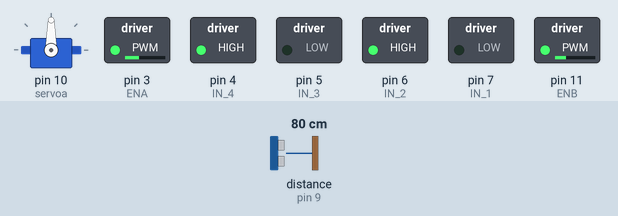
Recording of a sketch running on a simulated Arduino Uno, built with avr-gcc and run on an emulated ATmega328P. Parts: servo, switched loads named in the sketch (green lamp = pin HIGH). Wiring (inferred from the names in the program): ultrasonic range finder: trigger pin 8; echo pin 9. Dashed ring = blinking. The inputs (shaded band) are chosen by the test bench; at power-on: distance to the obstacle (sensor on pin 9) 80 cm. The echo pulse lasts 58.3 µs per cm; pins used as bus, display or sensor lines are not drawn; what the sketch prints to the serial monitor is not drawn.

Above: at 0.85 s.
1.3 s: distance to the obstacle (sensor on pin 9) set to 29 cm
4.3 s: distance to the obstacle (sensor on pin 9) set to 23 cm
At 10.17 s:
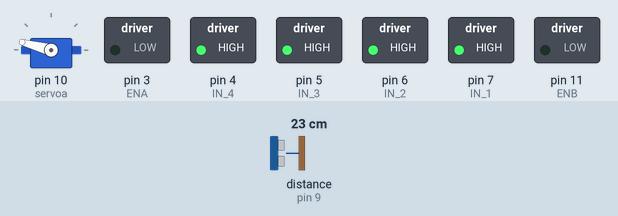
10.3 s: distance to the obstacle (sensor on pin 9) set to 2 cm
At 13.2 s:
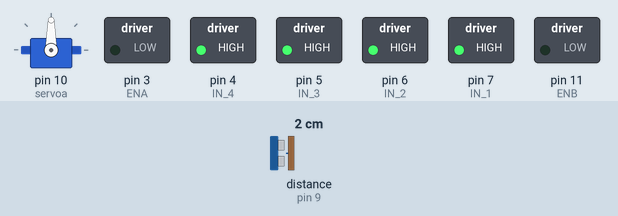
13.3 s: distance to the obstacle (sensor on pin 9) set to 26 cm
At 15.2 s:
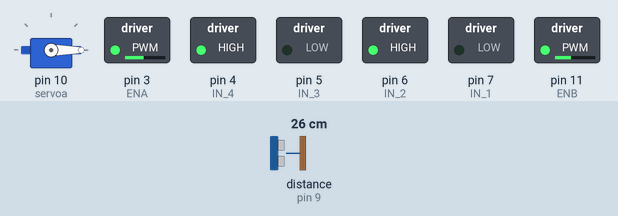
16.3 s: distance to the obstacle (sensor on pin 9) set to 4 cm
At 35.7 s:
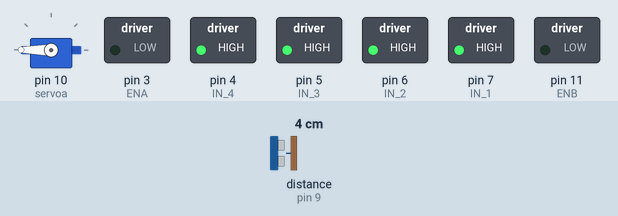
Timing chart, 0 to 39.7 s (numbered marks = the images above; inputs shaded):
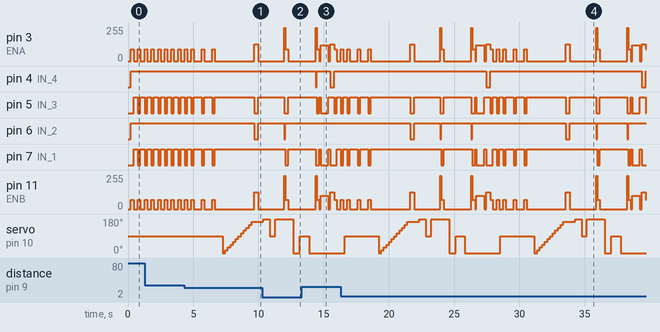

Measured:
- the behaviour switches between 26 and 25 cm on distance to the obstacle (sensor on pin 9) (found by bisection; images 0 and 1)
- after the input at 4.3 s, pin 6 (IN_2): HIGH → LOW after 5.4 s, → HIGH 0.30 s later; servo on pin 10 (servoa): 90° → 0° after 3.0 s, → 15° 0.20 s later, → 30° 0.20 s later, → 45° 0.20 s later, … (12 changes in this stretch)
- after the input at 10.3 s, pin 6 (IN_2): HIGH → LOW after 1.7 s, → HIGH 0.08 s later
- after the input at 13.3 s, pin 6 (IN_2): stays HIGH (without the input it goes to LOW after 1.1 s)
- after the input at 16.3 s, pin 4 (IN_4): alternates HIGH for 11.6 s and LOW for 0.30 s, starting after 11.1 s

The sketch:

sketch_ver_7.1.ino
```cpp
 // Підключаємо серво
#include <Servo.h>
#include <math.h>
Servo servoa;
// оголошуємо основні змінні
int pos=90;
int f4,f3;
 int cm , x;
int f5;
#define N 5
//Піни підєднання до  мотор А
int IN_1 = 7;
int IN_2 = 6;
int ENA = 3;
//Піни підєднання до  мотор В
int ENB = 11;
int IN_3 = 5;
int IN_4 = 4;
// Підключення ультразвукового сенсора
int echoPin = 9;
int trigPin = 8;
void setup()
{
  // управління драйвером
Serial.begin (9600);
pinMode(IN_1,OUTPUT);
pinMode(IN_2,OUTPUT);
pinMode(ENA,OUTPUT);
pinMode(IN_3,OUTPUT);
pinMode(IN_4,OUTPUT);
pinMode(ENB,OUTPUT);
pinMode(trigPin, OUTPUT);
pinMode(echoPin, INPUT);
servoa.attach(10);

}
//Основні функції управлення моторами
void motorAforward(int n ) {  //мотор А вперед
 digitalWrite (IN_1, LOW);
 digitalWrite (IN_2, HIGH);
 analogWrite(ENA,n);
}
  void motorBforward(int n ) { // мотор В вперед
 digitalWrite (IN_3,LOW );
 digitalWrite (IN_4, HIGH);
 analogWrite(ENB,n);
}
void motorAbackward(int n ) { // мотор А назад
 digitalWrite (IN_1, HIGH);
 digitalWrite (IN_2, LOW);
 analogWrite(ENA,n);
}
void motorBbackward(int n ) { // мотор В назад
 digitalWrite (IN_3, HIGH);
 digitalWrite (IN_4, LOW);
 analogWrite(ENB,n);
}
void motorAstop( ) { // мотор А стоп
 digitalWrite (IN_1, HIGH);
 digitalWrite (IN_2, HIGH);
 analogWrite(ENA,0);
}
void motorBstop( ) {  //мотор В стоп
 digitalWrite (IN_3, HIGH);
 digitalWrite (IN_4, HIGH);
 analogWrite(ENB,0);
}
// Основні функції руху вперед, назад, вліво, вправо, стоп.
void forward ( int n ) {
 motorAforward(n+18);
 motorBforward(n);
}
void backward ( ) {
 motorAbackward(70);
 motorBbackward(70);
}
void left(int n ) {
 motorAforward(n);
 motorBbackward(n);
}
void right (int n) {
 motorAbackward(n);
 motorBforward(n);

}
void breakMotors() {
 motorAstop();
 motorBstop();
}
void steep()  // функція руху покроково
{
    forward(70);
    delay(200);
    breakMotors();
    delay(100);
}
int Duration()  // Основна функція вимірювання
{
  int duration, cm;
  digitalWrite(trigPin, LOW);
  delayMicroseconds(2);
  digitalWrite(trigPin, HIGH);
  delayMicroseconds(10);
  digitalWrite(trigPin, LOW);
  duration = pulseIn(echoPin, HIGH ,8000);
  cm = (duration*.0343)/2;
   if(cm==0)
      {
        cm=100;
      }
   return cm;
}
int Measure2()    // Дві наступні функція реалізують ідею вимірювання, яка полягає в тому, що ми 5 значень вимірюємо і шукаємо середнє, яке в вважаємо як значення відстанні.
{
    int avg = 0 , Sum = 0 ;
    int M[N] ;
    for (int i = 0 ; i < N ; i++)
      {
        M[i] = Duration();
        Sum  = Sum + M[i];
      }
   avg = Sum / 5 ;
   for(int i  = 0 ;i <N ; i++)
      {
        if(M[i] == 0)
          {
             avg = 0;  // Виходячи з технічний умов сенсора( радіус дії якого нас( 1 метр) нас задовільняє).
                        //Коли відстань більша 1-1.2 м. то сенсор видає значеня 0, що ми і використовуємо.
          }
      }
   return avg ;
}
int Measure1()
{
    int avg = 0 , Sum = 0 ;
    int K[N] ;
    for (int i = 0 ; i < N ; i++)
      {
          K[i] = Duration();
          Sum  = Sum + K[i];
      }
   avg = Sum / 5 ;
   for(int i  = 0 ;i <N ; i++)
    {
      if(K[i] == 0)
        {
          avg = 0;
        }
    }
    return avg ;
}                        // Наступні функції реалізують систему довороту машини, якщо оминаюча перешкода буде не під прямим кутом до машинки.
void correctsteepleft()  // тобто, якщо значення вийде за дозволенні межі, машинка виконає доворот.
{
  steep();
  delay(100);

 steep();
 delay(100);
}
void correctsteepright()
{
  steep();
  delay(40);

 steep();
 delay(100);
}                                      //Функція вибору напрямку повороту при перешкоді. Спочатку записується массив даних, що відповідаю напрямку перед машинкою від 0 до 180'
                                       // Далі шукається максимальне значення масиву, відповідно до нього машинка повертає на відповідниий кут і відповідну сторону.
int correctside()
{
  int a[12];
  for( int n=0;n<12;n++)
  {
   servoa.write(n*15);
   int A = 0 ;
   A = Duration();
   if(A==0)
    {
      A=100;
    }
   a[n]= A ;
   delay(200);

  }
  int max1 = a[0];
  int index = 0;
  for (int z = 0; z < 12; z++)
  {
    if (a[z] > max1)
   {
    max1 = a[z];
    index = z;
    index++;
   }
  }

  if(index < 7)
  {
   int chao=0;
   int po=0;
   int po2=0;
  for( int e=5;e>=0;e++)
  {
    po=a[e-1];
    chao=a[e]-po;
   if(abs(chao) > 50)
    {
      break;
      po2=e+1;
    }
    right(125);
    delay(po2*125);
   return 1 ;
  }
 }
   else
 {
   int chao1=0;
   int po3=0;
   int po4=0;
  for( int e=6;e<=12;e++)
  {
   po3=a[e+1];
   chao1=a[e]-a[e+1];
    if(chao1 > 50)
      {
       break;
       po4=(e+1)-5;
      }
   }
    left(125);
    delay(po4*125);
    return 2;

   }
 }                                       // Завдяки наступним 3 функціям, відбувається орієнтація машинки під час функції обїзду перешкоди .
                                         // Якщо перед нею є щось, то функція повертає 1, ні - 0.
int  leftMsr()
{
  int leftAvg = 0 ;
  servoa.write(180);
  leftAvg = Measure2();
  delay(300);
if (leftAvg <15 && leftAvg != 0  )
  {
    return 1 ;
  }
else
{
    if ( leftAvg > 15 || leftAvg == 0 )
  {
    return 0 ;
  }
}
}
int rightMsr()
{
  int rightAvg = 0 ;
  servoa.write(0);
  rightAvg = Measure2();
  delay(300);
if (rightAvg <15 && rightAvg != 0  )
  {
    return 1 ;
  }
else
{
    if ( rightAvg > 15 || rightAvg == 0 )
  {
    return 0 ;
  }
}

}
int  forwardMsr()
{
  int forwardAvg = 0 ;
  servoa.write(90);
  forwardAvg = Measure1();
  delay(200);
if (forwardAvg <25 && forwardAvg != 0  )
  {
    return 1 ;
  }
else
  {
    if ( forwardAvg > 25 || forwardAvg == 0 )
    {
      return 0 ;
    }
  }

}

void right_turn()
{
int   f4;
  do{
      delay(300);
      f5=leftMsr();
      delay(200);
      f4=forwardMsr();
      delay(200);
      Serial.println("er");
      //correctsteepright();
     steep();
    }
  while(f4==1 &&f5==0);
  forward(100);
  delay(600);
  breakMotors();
  delay(150);
  left(125);
  delay(300);
  steep();
  delay(200);
  steep();
}
void left_turn()
{
  int   f4;
  do{
      delay(300);
      f3=rightMsr();
      delay(200);
     f4=forwardMsr();
      delay(200);
      Serial.println("el");
      delay(300);
     //correctsteepleft();
  steep();
    }
  while( f4==1 && f3 == 0);
  forward(100);
  delay(600);
  breakMotors();
  delay(150);
  right(125);
  delay(300);
  steep();
  delay(200);
  steep();
}
void loop()
{
  int k = 0 ;
  int f1 = 0 ;
  int f2 = 0 ;
  int f3 = 0;
  int f4 = 0;
  int f5 = 0;
 f1 = forwardMsr();
 Serial.println(f1);
while(f1 == 0 )
  {
    steep();
    Serial.println(" ");
    f1 = forwardMsr();
    Serial.println(f1);
    Serial.print("f1");
    if(f1 == 1 )
      {
        break;
      }
  }
  steep();
  delay(500);
   steep();
  delay(500);
   steep();
  delay(500);
  k = correctside();
  Serial.println("сторона = ");
  Serial.print(k);
  delay(300);
  breakMotors();
  delay(100);

  if (k==1)
  {
    do{

      delay(300);
      f5=leftMsr();
      delay(200);
      f4=forwardMsr();
      delay(200);
      Serial.println("er");
  servoa.write(180);
  delay(400);
  int leftcorrect = 0 ;
  leftcorrect = Duration();
 delay(300);
  if(leftcorrect > 23 && leftcorrect <30)
    {
      Serial.println("work>25");
      left(250);
      delay(80);
    }
  if(leftcorrect< 14)
    {
      Serial.println("work<15");
      right(250);
      delay(80);
    }
      steep();
    }
  while(f4==1 && f5==0 && k == 1);
  }
  do{
      delay(300);
      f3=rightMsr();
      delay(200);
     f4=forwardMsr();
      delay(200);
      Serial.println("el");
      delay(300);
  servoa.write(0);
  delay(400);
  int rightcorrect = 0 ;
  rightcorrect = Duration();
 delay(100);
  if(rightcorrect > 23 && rightcorrect <30)
    {
      Serial.println("work>23");
      left(250);
      delay(80);
    }
  if(rightcorrect<14)
    {
      Serial.println("work<14");
      right(250);
      delay(80);
    }
      steep();
    }
  while( f4==1 && f3 == 0 && k == 2);
  forward(100);
  delay(600);
  breakMotors();
  delay(150);
  if(k==1)
    {
      left(125);
      delay(300);
    }
  else
    {
      right(125);
      delay(300);
    }
  steep();
  delay(200);
  steep();
}
```
